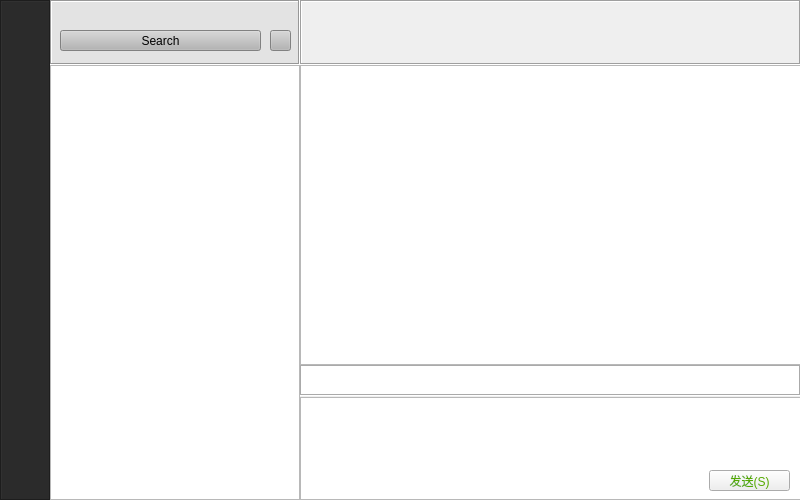
<?xml version="1.0" encoding="UTF-8"?>
<ui version="4.0">
 <class>MainWindow</class>
 <widget class="QMainWindow" name="MainWindow">
  <property name="geometry">
   <rect>
    <x>0</x>
    <y>0</y>
    <width>800</width>
    <height>500</height>
   </rect>
  </property>
  <property name="windowTitle">
   <string>MainWindow</string>
  </property>
  <widget class="QWidget" name="centralwidget">
   <widget class="QLabel" name="label">
    <property name="geometry">
     <rect>
      <x>0</x>
      <y>0</y>
      <width>51</width>
      <height>501</height>
     </rect>
    </property>
    <property name="styleSheet">
     <string notr="true">background-color: rgb(43, 43, 43);</string>
    </property>
    <property name="frameShape">
     <enum>QFrame::Box</enum>
    </property>
    <property name="frameShadow">
     <enum>QFrame::Sunken</enum>
    </property>
    <property name="text">
     <string/>
    </property>
   </widget>
   <widget class="QLabel" name="label_2">
    <property name="geometry">
     <rect>
      <x>50</x>
      <y>0</y>
      <width>250</width>
      <height>65</height>
     </rect>
    </property>
    <property name="styleSheet">
     <string notr="true">background-color: rgb(227, 227, 227);</string>
    </property>
    <property name="frameShape">
     <enum>QFrame::Box</enum>
    </property>
    <property name="frameShadow">
     <enum>QFrame::Sunken</enum>
    </property>
    <property name="text">
     <string/>
    </property>
   </widget>
   <widget class="QTableWidget" name="userListTableWidget">
    <property name="geometry">
     <rect>
      <x>50</x>
      <y>65</y>
      <width>250</width>
      <height>435</height>
     </rect>
    </property>
    <property name="font">
     <font>
      <family>Microsoft YaHei</family>
      <pointsize>12</pointsize>
     </font>
    </property>
    <property name="selectionMode">
     <enum>QAbstractItemView::SingleSelection</enum>
    </property>
    <property name="selectionBehavior">
     <enum>QAbstractItemView::SelectRows</enum>
    </property>
    <property name="showGrid">
     <bool>false</bool>
    </property>
    <attribute name="horizontalHeaderVisible">
     <bool>false</bool>
    </attribute>
    <attribute name="horizontalHeaderDefaultSectionSize">
     <number>250</number>
    </attribute>
    <attribute name="verticalHeaderVisible">
     <bool>false</bool>
    </attribute>
   </widget>
   <widget class="QLabel" name="userLabel">
    <property name="geometry">
     <rect>
      <x>301</x>
      <y>1</y>
      <width>121</width>
      <height>62</height>
     </rect>
    </property>
    <property name="font">
     <font>
      <family>Microsoft YaHei</family>
      <pointsize>12</pointsize>
     </font>
    </property>
    <property name="text">
     <string/>
    </property>
    <property name="alignment">
     <set>Qt::AlignCenter</set>
    </property>
   </widget>
   <widget class="QLabel" name="label_3">
    <property name="geometry">
     <rect>
      <x>300</x>
      <y>0</y>
      <width>501</width>
      <height>65</height>
     </rect>
    </property>
    <property name="frameShape">
     <enum>QFrame::Box</enum>
    </property>
    <property name="frameShadow">
     <enum>QFrame::Sunken</enum>
    </property>
    <property name="text">
     <string/>
    </property>
   </widget>
   <widget class="QTextBrowser" name="chatTextBrowser">
    <property name="geometry">
     <rect>
      <x>300</x>
      <y>65</y>
      <width>501</width>
      <height>300</height>
     </rect>
    </property>
   </widget>
   <widget class="QLabel" name="label_4">
    <property name="geometry">
     <rect>
      <x>300</x>
      <y>365</y>
      <width>501</width>
      <height>31</height>
     </rect>
    </property>
    <property name="styleSheet">
     <string notr="true">background-color: rgb(255, 255, 255);</string>
    </property>
    <property name="frameShape">
     <enum>QFrame::Box</enum>
    </property>
    <property name="frameShadow">
     <enum>QFrame::Sunken</enum>
    </property>
    <property name="text">
     <string/>
    </property>
   </widget>
   <widget class="QTextEdit" name="chatTextEdit">
    <property name="geometry">
     <rect>
      <x>300</x>
      <y>397</y>
      <width>501</width>
      <height>103</height>
     </rect>
    </property>
   </widget>
   <widget class="QPushButton" name="sendPushButton">
    <property name="geometry">
     <rect>
      <x>709</x>
      <y>470</y>
      <width>81</width>
      <height>21</height>
     </rect>
    </property>
    <property name="styleSheet">
     <string notr="true">
	color: rgb(85, 170, 0);
	font: 9pt &quot;Microsoft JhengHei&quot;;
</string>
    </property>
    <property name="text">
     <string>发送(S)</string>
    </property>
    <property name="flat">
     <bool>false</bool>
    </property>
   </widget>
   <widget class="QPushButton" name="closeBtn">
    <property name="geometry">
     <rect>
      <x>779</x>
      <y>0</y>
      <width>20</width>
      <height>20</height>
     </rect>
    </property>
    <property name="text">
     <string/>
    </property>
    <property name="icon">
     <iconset resource="res/res.qrc">
      <normaloff>:/close.png</normaloff>:/close.png</iconset>
    </property>
    <property name="iconSize">
     <size>
      <width>20</width>
      <height>20</height>
     </size>
    </property>
    <property name="flat">
     <bool>true</bool>
    </property>
   </widget>
   <widget class="QWidget" name="layoutWidget">
    <property name="geometry">
     <rect>
      <x>3</x>
      <y>20</y>
      <width>51</width>
      <height>481</height>
     </rect>
    </property>
    <layout class="QVBoxLayout" name="verticalLayout">
     <item>
      <widget class="QPushButton" name="pushButton_5">
       <property name="styleSheet">
        <string notr="true"/>
       </property>
       <property name="text">
        <string/>
       </property>
       <property name="icon">
        <iconset resource="res/res.qrc">
         <normaloff>:/wec.png</normaloff>:/wec.png</iconset>
       </property>
       <property name="iconSize">
        <size>
         <width>30</width>
         <height>30</height>
        </size>
       </property>
       <property name="checkable">
        <bool>false</bool>
       </property>
       <property name="autoRepeat">
        <bool>false</bool>
       </property>
       <property name="autoExclusive">
        <bool>false</bool>
       </property>
       <property name="flat">
        <bool>true</bool>
       </property>
      </widget>
     </item>
     <item>
      <spacer name="verticalSpacer_16">
       <property name="orientation">
        <enum>Qt::Vertical</enum>
       </property>
       <property name="sizeHint" stdset="0">
        <size>
         <width>20</width>
         <height>40</height>
        </size>
       </property>
      </spacer>
     </item>
     <item>
      <widget class="QPushButton" name="pushButton">
       <property name="styleSheet">
        <string notr="true"/>
       </property>
       <property name="text">
        <string/>
       </property>
       <property name="icon">
        <iconset resource="res/res.qrc">
         <normaloff>:/chat.png</normaloff>:/chat.png</iconset>
       </property>
       <property name="iconSize">
        <size>
         <width>25</width>
         <height>25</height>
        </size>
       </property>
       <property name="checkable">
        <bool>false</bool>
       </property>
       <property name="autoRepeat">
        <bool>false</bool>
       </property>
       <property name="autoExclusive">
        <bool>false</bool>
       </property>
       <property name="flat">
        <bool>true</bool>
       </property>
      </widget>
     </item>
     <item>
      <widget class="QPushButton" name="pushButton_2">
       <property name="styleSheet">
        <string notr="true"/>
       </property>
       <property name="text">
        <string/>
       </property>
       <property name="icon">
        <iconset resource="res/res.qrc">
         <normaloff>:/people_list.png</normaloff>:/people_list.png</iconset>
       </property>
       <property name="iconSize">
        <size>
         <width>25</width>
         <height>25</height>
        </size>
       </property>
       <property name="checkable">
        <bool>false</bool>
       </property>
       <property name="autoRepeat">
        <bool>false</bool>
       </property>
       <property name="autoExclusive">
        <bool>false</bool>
       </property>
       <property name="flat">
        <bool>true</bool>
       </property>
      </widget>
     </item>
     <item>
      <widget class="QPushButton" name="pushButton_4">
       <property name="styleSheet">
        <string notr="true"/>
       </property>
       <property name="text">
        <string/>
       </property>
       <property name="icon">
        <iconset resource="res/res.qrc">
         <normaloff>:/box.png</normaloff>:/box.png</iconset>
       </property>
       <property name="iconSize">
        <size>
         <width>25</width>
         <height>25</height>
        </size>
       </property>
       <property name="checkable">
        <bool>false</bool>
       </property>
       <property name="autoRepeat">
        <bool>false</bool>
       </property>
       <property name="autoExclusive">
        <bool>false</bool>
       </property>
       <property name="flat">
        <bool>true</bool>
       </property>
      </widget>
     </item>
     <item>
      <widget class="QPushButton" name="pushButton_6">
       <property name="styleSheet">
        <string notr="true"/>
       </property>
       <property name="text">
        <string/>
       </property>
       <property name="icon">
        <iconset resource="res/res.qrc">
         <normaloff>:/filew.png</normaloff>:/filew.png</iconset>
       </property>
       <property name="iconSize">
        <size>
         <width>25</width>
         <height>25</height>
        </size>
       </property>
       <property name="checkable">
        <bool>false</bool>
       </property>
       <property name="autoRepeat">
        <bool>false</bool>
       </property>
       <property name="autoExclusive">
        <bool>false</bool>
       </property>
       <property name="flat">
        <bool>true</bool>
       </property>
      </widget>
     </item>
     <item>
      <spacer name="verticalSpacer_17">
       <property name="orientation">
        <enum>Qt::Vertical</enum>
       </property>
       <property name="sizeHint" stdset="0">
        <size>
         <width>20</width>
         <height>40</height>
        </size>
       </property>
      </spacer>
     </item>
     <item>
      <spacer name="verticalSpacer_20">
       <property name="orientation">
        <enum>Qt::Vertical</enum>
       </property>
       <property name="sizeHint" stdset="0">
        <size>
         <width>20</width>
         <height>40</height>
        </size>
       </property>
      </spacer>
     </item>
     <item>
      <spacer name="verticalSpacer_14">
       <property name="orientation">
        <enum>Qt::Vertical</enum>
       </property>
       <property name="sizeHint" stdset="0">
        <size>
         <width>20</width>
         <height>40</height>
        </size>
       </property>
      </spacer>
     </item>
     <item>
      <spacer name="verticalSpacer_22">
       <property name="orientation">
        <enum>Qt::Vertical</enum>
       </property>
       <property name="sizeHint" stdset="0">
        <size>
         <width>20</width>
         <height>40</height>
        </size>
       </property>
      </spacer>
     </item>
     <item>
      <spacer name="verticalSpacer_18">
       <property name="orientation">
        <enum>Qt::Vertical</enum>
       </property>
       <property name="sizeHint" stdset="0">
        <size>
         <width>20</width>
         <height>40</height>
        </size>
       </property>
      </spacer>
     </item>
     <item>
      <spacer name="verticalSpacer_13">
       <property name="orientation">
        <enum>Qt::Vertical</enum>
       </property>
       <property name="sizeHint" stdset="0">
        <size>
         <width>20</width>
         <height>40</height>
        </size>
       </property>
      </spacer>
     </item>
     <item>
      <spacer name="verticalSpacer_11">
       <property name="orientation">
        <enum>Qt::Vertical</enum>
       </property>
       <property name="sizeHint" stdset="0">
        <size>
         <width>20</width>
         <height>40</height>
        </size>
       </property>
      </spacer>
     </item>
     <item>
      <spacer name="verticalSpacer_10">
       <property name="orientation">
        <enum>Qt::Vertical</enum>
       </property>
       <property name="sizeHint" stdset="0">
        <size>
         <width>20</width>
         <height>40</height>
        </size>
       </property>
      </spacer>
     </item>
     <item>
      <spacer name="verticalSpacer_9">
       <property name="orientation">
        <enum>Qt::Vertical</enum>
       </property>
       <property name="sizeHint" stdset="0">
        <size>
         <width>20</width>
         <height>40</height>
        </size>
       </property>
      </spacer>
     </item>
     <item>
      <spacer name="verticalSpacer_8">
       <property name="orientation">
        <enum>Qt::Vertical</enum>
       </property>
       <property name="sizeHint" stdset="0">
        <size>
         <width>20</width>
         <height>40</height>
        </size>
       </property>
      </spacer>
     </item>
     <item>
      <spacer name="verticalSpacer_7">
       <property name="orientation">
        <enum>Qt::Vertical</enum>
       </property>
       <property name="sizeHint" stdset="0">
        <size>
         <width>20</width>
         <height>40</height>
        </size>
       </property>
      </spacer>
     </item>
     <item>
      <spacer name="verticalSpacer_6">
       <property name="orientation">
        <enum>Qt::Vertical</enum>
       </property>
       <property name="sizeHint" stdset="0">
        <size>
         <width>20</width>
         <height>40</height>
        </size>
       </property>
      </spacer>
     </item>
     <item>
      <spacer name="verticalSpacer_5">
       <property name="orientation">
        <enum>Qt::Vertical</enum>
       </property>
       <property name="sizeHint" stdset="0">
        <size>
         <width>20</width>
         <height>40</height>
        </size>
       </property>
      </spacer>
     </item>
     <item>
      <spacer name="verticalSpacer_4">
       <property name="orientation">
        <enum>Qt::Vertical</enum>
       </property>
       <property name="sizeHint" stdset="0">
        <size>
         <width>20</width>
         <height>40</height>
        </size>
       </property>
      </spacer>
     </item>
     <item>
      <spacer name="verticalSpacer">
       <property name="orientation">
        <enum>Qt::Vertical</enum>
       </property>
       <property name="sizeHint" stdset="0">
        <size>
         <width>20</width>
         <height>40</height>
        </size>
       </property>
      </spacer>
     </item>
     <item>
      <widget class="QPushButton" name="pushButton_3">
       <property name="styleSheet">
        <string notr="true"/>
       </property>
       <property name="text">
        <string/>
       </property>
       <property name="icon">
        <iconset resource="res/res.qrc">
         <normaloff>:/bars.png</normaloff>:/bars.png</iconset>
       </property>
       <property name="iconSize">
        <size>
         <width>25</width>
         <height>25</height>
        </size>
       </property>
       <property name="checkable">
        <bool>false</bool>
       </property>
       <property name="autoRepeat">
        <bool>false</bool>
       </property>
       <property name="autoExclusive">
        <bool>false</bool>
       </property>
       <property name="flat">
        <bool>true</bool>
       </property>
      </widget>
     </item>
    </layout>
   </widget>
   <widget class="QPushButton" name="pushButton_8">
    <property name="geometry">
     <rect>
      <x>760</x>
      <y>30</y>
      <width>31</width>
      <height>21</height>
     </rect>
    </property>
    <property name="text">
     <string/>
    </property>
    <property name="icon">
     <iconset resource="res/res.qrc">
      <normaloff>:/dou.png</normaloff>:/dou.png</iconset>
    </property>
    <property name="iconSize">
     <size>
      <width>25</width>
      <height>25</height>
     </size>
    </property>
    <property name="flat">
     <bool>true</bool>
    </property>
   </widget>
   <widget class="QPushButton" name="transPushButton">
    <property name="geometry">
     <rect>
      <x>310</x>
      <y>370</y>
      <width>41</width>
      <height>21</height>
     </rect>
    </property>
    <property name="styleSheet">
     <string notr="true"/>
    </property>
    <property name="text">
     <string/>
    </property>
    <property name="icon">
     <iconset resource="res/res.qrc">
      <normaloff>:/fileb.png</normaloff>:/fileb.png</iconset>
    </property>
    <property name="iconSize">
     <size>
      <width>15</width>
      <height>15</height>
     </size>
    </property>
    <property name="checkable">
     <bool>false</bool>
    </property>
    <property name="autoRepeat">
     <bool>false</bool>
    </property>
    <property name="autoExclusive">
     <bool>false</bool>
    </property>
    <property name="flat">
     <bool>true</bool>
    </property>
   </widget>
   <widget class="QPushButton" name="pushButton_7">
    <property name="geometry">
     <rect>
      <x>270</x>
      <y>30</y>
      <width>21</width>
      <height>21</height>
     </rect>
    </property>
    <property name="styleSheet">
     <string notr="true">background-color: rgb(181, 181, 181);</string>
    </property>
    <property name="text">
     <string/>
    </property>
    <property name="icon">
     <iconset resource="res/res.qrc">
      <normaloff>:/sub.png</normaloff>:/sub.png</iconset>
    </property>
    <property name="iconSize">
     <size>
      <width>25</width>
      <height>25</height>
     </size>
    </property>
    <property name="checkable">
     <bool>false</bool>
    </property>
    <property name="autoRepeat">
     <bool>false</bool>
    </property>
    <property name="autoExclusive">
     <bool>false</bool>
    </property>
    <property name="flat">
     <bool>false</bool>
    </property>
   </widget>
   <widget class="QPushButton" name="searchPushButton">
    <property name="geometry">
     <rect>
      <x>60</x>
      <y>30</y>
      <width>201</width>
      <height>21</height>
     </rect>
    </property>
    <property name="styleSheet">
     <string notr="true">background-color: rgb(181, 181, 181);</string>
    </property>
    <property name="text">
     <string>Search</string>
    </property>
    <property name="flat">
     <bool>false</bool>
    </property>
   </widget>
  </widget>
 </widget>
 <resources>
  <include location="res/res.qrc"/>
 </resources>
 <connections/>
</ui>
